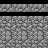

Tiled map render using the project's own tile images. Description and the whole map definition, tile-layer contents included, below:
An orthogonal 3x3 tile map with 16x16 px tiles, 3 tile layers (Ebene 0, Ebene 1, Ebene 2).

<map version="1.0" orientation="orthogonal" width="3" height="3" tilewidth="16" tileheight="16">
 <properties>
  <property name="offset" value="-1" />
 </properties>
 <tileset firstgid="1" source="MC Realms.tsx" />
 <layer name="Ebene 0" width="3" height="3">
  <data>
   <tile gid="19" />
   <tile gid="19" />
   <tile gid="19" />
   <tile gid="25" />
   <tile gid="25" />
   <tile gid="25" />
   <tile gid="25" />
   <tile gid="25" />
   <tile gid="25" />
  </data>
 </layer>
 <layer name="Ebene 1" width="3" height="3">
  <data>
   <tile gid="0" />
   <tile gid="0" />
   <tile gid="0" />
   <tile gid="0" />
   <tile gid="0" />
   <tile gid="0" />
   <tile gid="19" />
   <tile gid="19" />
   <tile gid="19" />
  </data>
 </layer>
 <layer name="Ebene 2" width="3" height="3">
  <data>
   <tile gid="0" />
   <tile gid="0" />
   <tile gid="0" />
   <tile gid="0" />
   <tile gid="0" />
   <tile gid="0" />
   <tile gid="0" />
   <tile gid="0" />
   <tile gid="0" />
  </data>
 </layer>
</map>
